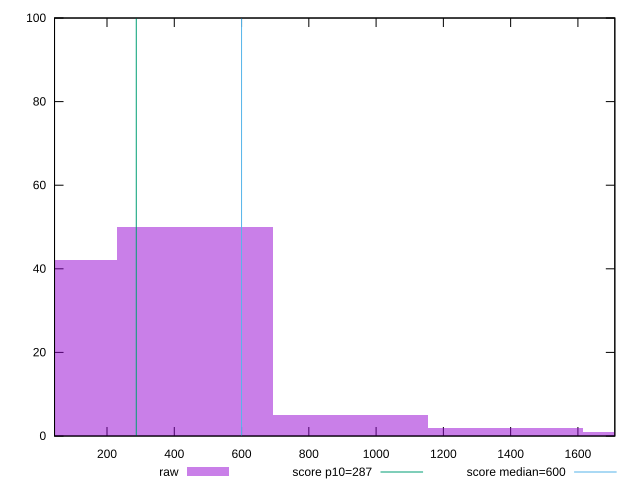

Generate this figure with gnuplot:
reset

$raw <<EOF
461.5744245063715 50
0 42
923.148849012743 5
1846.297698025486 1
1384.7232735191144 2
EOF

set key outside below
set boxwidth 461.5744245063715
set xrange [44:1709.73]
set yrange [0:100]
set trange [0:100]
set style fill transparent solid 0.5 noborder

set parametric
set terminal svg size 640, 490 enhanced background rgb 'white'
set output "report_00015_2021-02-09T16-11-33.973Z/total-blocking-time/samples/pages+cached+noadtech/raw/histogram.svg"

plot $raw title "raw" with boxes, \
     287,t title "score p10=287", \
     600,t title "score median=600"

reset
